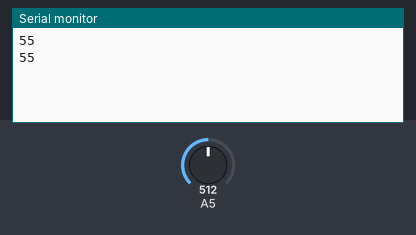
This sketch was run on a simulated Arduino Uno, built with avr-gcc and run on an emulated ATmega328P. Parts: the last lines printed to the serial monitor. The test bench sets the inputs (shaded band); at power-on: A5 = 512.

Above: at 2.8 s.
2.9 s: A5 set to 716
At 4.7 s:
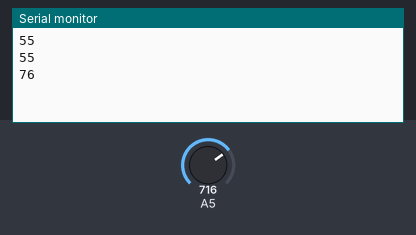
5.6 s: A5 set to 900
At 7.4 s:
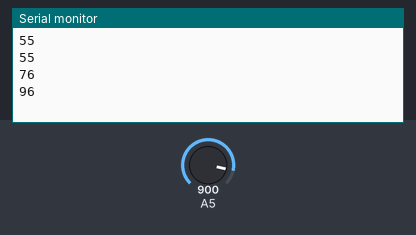
Timing chart, 0 to 8.9 s (numbered marks = the images above; inputs shaded):
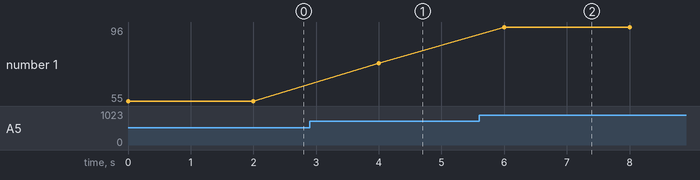

Measured:
- after the input at 2.9 s, the serial monitor: prints a new line after 1.1 s (image 1)
- after the input at 5.6 s, the serial monitor: prints a new line after 0.40 s (image 2)
- plotted number 1: 55 → 76 after the input at 2.9 s, 76 → 96 after the input at 5.6 s

The sketch:

LM35-1.ino
```cpp
void setup() {
  Serial.begin(9600);
  analogReference(INTERNAL);

}

void loop() {
 //float temp = 100.00 * (1.10 / 1024.00)*analogRead(A5);
 unsigned int temp = 100.00 * (1.10 / 1024.00)*analogRead(A5);
  Serial.println(temp,DEC);
  delay(2000);

}
```
